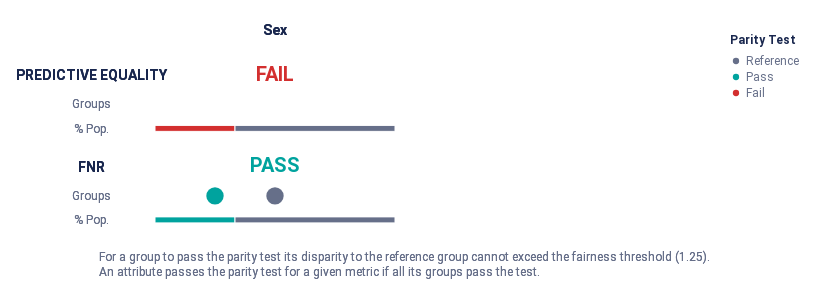

The code cell stored with this chart in its notebook:
### Code cell
# Show if your model has any bias for our chosen metrics based on the disparity threshold above of 1.25 (does is pass the parity test?)
ap.summary(bdf, metrics, fairness_threshold = disparity_tolerance)

### Figure 1 — Vega-Lite specification as saved in the notebook (floating-point values rounded to 4 significant figures)
{"config": {"view": {"continuousWidth": 300, "continuousHeight": 300, "strokeWidth": 0}, "legend": {"labelColor": "rgb(102, 111, 137)", "labelFont": "Roboto, Arial, sans-serif", "labelFontSize": 12, "rowPadding": 4, "symbolSize": 40, "titleBaseline": "top", "titleColor": "rgb(25, 39, 78)", "titleFont": "Roboto, Arial, sans-serif", "titleFontSize": 12, "titleFontWeight": "bold", "titlePadding": 8}}, "vconcat": [{"hconcat": [{"vconcat": [{"mark": {"type": "text", "align": "center", "baseline": "middle", "color": "rgb(25, 39, 78)", "font": "Roboto, Arial, sans-serif", "fontWeight": "bold", "size": 14}, "encoding": {"text": {"value": ""}}, "height": 32.25, "width": 32.0}, {"layer": [{"mark": {"type": "text", "align": "center", "baseline": "middle", "color": "rgb(25, 39, 78)", "font": "Roboto, Arial, sans-serif", "fontWeight": "bold", "size": 14}, "encoding": {"text": {"value": "PREDICTIVE EQUALITY"}, "y": {"axis": {"domain": false, "grid": false, "labels": false, "ticks": false, "title": null}, "field": "y_position", "scale": {"domain": [3, 1]}, "type": "quantitative"}}, "transform": [{"calculate": "1.2", "as": "y_position"}]}, {"mark": {"type": "text", "align": "center", "baseline": "middle", "color": "rgb(102, 111, 137)", "font": "Roboto, Arial, sans-serif", "size": 12}, "encoding": {"text": {"value": "Groups"}, "y": {"axis": {"domain": false, "grid": false, "labels": false, "ticks": false, "title": null}, "field": "y_position", "scale": {"domain": [3, 1]}, "type": "quantitative"}}, "transform": [{"calculate": "2", "as": "y_position"}]}, {"mark": {"type": "text", "align": "center", "baseline": "middle", "color": "rgb(102, 111, 137)", "font": "Roboto, Arial, sans-serif", "size": 12}, "encoding": {"text": {"value": "% Pop."}, "y": {"axis": {"domain": false, "grid": false, "labels": false, "ticks": false, "title": null}, "field": "y_position", "scale": {"domain": [3, 1]}, "type": "quantitative"}}, "transform": [{"calculate": "2.7", "as": "y_position"}]}], "height": 69.88, "width": 32.0}, {"layer": [{"mark": {"type": "text", "align": "center", "baseline": "middle", "color": "rgb(25, 39, 78)", "font": "Roboto, Arial, sans-serif", "fontWeight": "bold", "size": 14}, "encoding": {"text": {"value": "FNR"}, "y": {"axis": {"domain": false, "grid": false, "labels": false, "ticks": false, "title": null}, "field": "y_position", "scale": {"domain": [3, 1]}, "type": "quantitative"}}, "transform": [{"calculate": "1.2", "as": "y_position"}]}, {"mark": {"type": "text", "align": "center", "baseline": "middle", "color": "rgb(102, 111, 137)", "font": "Roboto, Arial, sans-serif", "size": 12}, "encoding": {"text": {"value": "Groups"}, "y": {"axis": {"domain": false, "grid": false, "labels": false, "ticks": false, "title": null}, "field": "y_position", "scale": {"domain": [3, 1]}, "type": "quantitative"}}, "transform": [{"calculate": "2", "as": "y_position"}]}, {"mark": {"type": "text", "align": "center", "baseline": "middle", "color": "rgb(102, 111, 137)", "font": "Roboto, Arial, sans-serif", "size": 12}, "encoding": {"text": {"value": "% Pop."}, "y": {"axis": {"domain": false, "grid": false, "labels": false, "ticks": false, "title": null}, "field": "y_position", "scale": {"domain": [3, 1]}, "type": "quantitative"}}, "transform": [{"calculate": "2.7", "as": "y_position"}]}], "height": 69.88, "width": 32.0}], "bounds": "flush", "data": {"name": "data-de84bc8c822dac0bd3b12b0342548471"}, "spacing": 21.5}, {"hconcat": [{"vconcat": [{"data": {"name": "data-de84bc8c822dac0bd3b12b0342548471"}, "mark": {"type": "text", "align": "center", "baseline": "middle", "color": "rgb(25, 39, 78)", "font": "Roboto, Arial, sans-serif", "fontWeight": "bold", "size": 14}, "encoding": {"text": {"value": "Sex"}}, "height": 32.25, "width": 240.0}, {"layer": [{"data": {"name": "data-78651e6cada553b412db642131edf322"}, "mark": {"type": "text", "align": "center", "baseline": "middle", "font": "Roboto, Arial, sans-serif", "fontWeight": "bold", "size": 20}, "encoding": {"color": {"field": "parity_result", "legend": {"offset": 0, "padding": 20, "title": "Parity Test"}, "scale": {"domain": ["Reference", "Pass", "Fail"], "range": ["rgb(102, 111, 137)", "rgb(0, 163, 158)", "rgb(211, 47, 47)"]}, "type": "ordinal"}, "text": {"value": "FAIL"}, "y": {"axis": {"domain": false, "grid": false, "labels": false, "ticks": false, "title": null}, "field": "y_position", "scale": {"domain": [3, 1]}, "type": "quantitative"}}, "transform": [{"calculate": "1", "as": "y_position"}]}, {"data": {"name": "data-b27f54d166e80bb168e64db5c3c60160"}, "mark": {"type": "bar", "size": 6, "stroke": "white"}, "encoding": {"color": {"field": "fpr_parity_result", "legend": null, "scale": {"domain": ["Reference", "Pass", "Fail"], "range": ["rgb(102, 111, 137)", "rgb(0, 163, 158)", "rgb(211, 47, 47)"]}, "type": "ordinal"}, "tooltip": [{"field": "fpr_parity_result", "title": "Parity", "type": "nominal"}, {"field": "tooltip_group_size", "title": "Size", "type": "nominal"}, {"field": "tooltip_groups_name_size", "title": "Groups", "type": "nominal"}], "x": {"aggregate": "sum", "axis": {"domain": false, "grid": false, "labels": false, "ticks": false, "title": null}, "field": "group_size", "stack": "normalize", "type": "quantitative"}, "y": {"axis": {"domain": false, "grid": false, "labels": false, "ticks": false, "title": null}, "field": "y_position", "scale": {"domain": [3, 1]}, "type": "quantitative"}}, "transform": [{"calculate": "2.8", "as": "y_position"}]}, {"data": {"name": "data-cc51c657d3fbcf4f261a760060a4c1c1"}, "mark": {"type": "circle", "opacity": 1}, "encoding": {"color": {"field": "fpr_parity_result", "legend": null, "scale": {"domain": ["Reference", "Pass", "Fail"], "range": ["rgb(102, 111, 137)", "rgb(0, 163, 158)", "rgb(211, 47, 47)"]}, "type": "ordinal"}, "size": {"value": 300}, "tooltip": [{"field": "attribute_value", "title": "Group", "type": "nominal"}, {"field": "tooltip_group_size", "title": "Group Size", "type": "nominal"}, {"field": "tooltip_parity_test_explanation_fpr", "title": "Parity Test", "type": "nominal"}, {"field": "tooltip_disparity_explanation_fpr", "title": "Disparity", "type": "nominal"}, {"field": "fpr", "format": ".2f", "title": "FPR", "type": "quantitative"}], "x": {"axis": {"domain": false, "grid": false, "labels": false, "ticks": false, "title": null}, "field": "fpr_disparity_rank", "scale": {"domain": [-2, 2], "nice": false}, "type": "quantitative"}, "y": {"axis": {"domain": false, "grid": false, "labels": false, "ticks": false, "title": null}, "field": "y_position", "scale": {"domain": [3, 1]}, "type": "quantitative"}}, "transform": [{"calculate": "2", "as": "y_position"}]}], "height": 69.88, "resolve": {"scale": {"x": "independent"}}, "width": 240.0}, {"layer": [{"data": {"name": "data-9bcb10b75dc494b69ff88af9b90db2a8"}, "mark": {"type": "text", "align": "center", "baseline": "middle", "font": "Roboto, Arial, sans-serif", "fontWeight": "bold", "size": 20}, "encoding": {"color": {"field": "parity_result", "legend": {"offset": 0, "padding": 20, "title": "Parity Test"}, "scale": {"domain": ["Reference", "Pass", "Fail"], "range": ["rgb(102, 111, 137)", "rgb(0, 163, 158)", "rgb(211, 47, 47)"]}, "type": "ordinal"}, "text": {"value": "PASS"}, "y": {"axis": {"domain": false, "grid": false, "labels": false, "ticks": false, "title": null}, "field": "y_position", "scale": {"domain": [3, 1]}, "type": "quantitative"}}, "transform": [{"calculate": "1", "as": "y_position"}]}, {"data": {"name": "data-8fe610380517142be172001708a77b79"}, "mark": {"type": "bar", "size": 6, "stroke": "white"}, "encoding": {"color": {"field": "fnr_parity_result", "legend": null, "scale": {"domain": ["Reference", "Pass", "Fail"], "range": ["rgb(102, 111, 137)", "rgb(0, 163, 158)", "rgb(211, 47, 47)"]}, "type": "ordinal"}, "tooltip": [{"field": "fnr_parity_result", "title": "Parity", "type": "nominal"}, {"field": "tooltip_group_size", "title": "Size", "type": "nominal"}, {"field": "tooltip_groups_name_size", "title": "Groups", "type": "nominal"}], "x": {"aggregate": "sum", "axis": {"domain": false, "grid": false, "labels": false, "ticks": false, "title": null}, "field": "group_size", "stack": "normalize", "type": "quantitative"}, "y": {"axis": {"domain": false, "grid": false, "labels": false, "ticks": false, "title": null}, "field": "y_position", "scale": {"domain": [3, 1]}, "type": "quantitative"}}, "transform": [{"calculate": "2.8", "as": "y_position"}]}, {"data": {"name": "data-cc51c657d3fbcf4f261a760060a4c1c1"}, "mark": {"type": "circle", "opacity": 1}, "encoding": {"color": {"field": "fnr_parity_result", "legend": null, "scale": {"domain": ["Reference", "Pass", "Fail"], "range": ["rgb(102, 111, 137)", "rgb(0, 163, 158)", "rgb(211, 47, 47)"]}, "type": "ordinal"}, "size": {"value": 300}, "tooltip": [{"field": "attribute_value", "title": "Group", "type": "nominal"}, {"field": "tooltip_group_size", "title": "Group Size", "type": "nominal"}, {"field": "tooltip_parity_test_explanation_fnr", "title": "Parity Test", "type": "nominal"}, {"field": "tooltip_disparity_explanation_fnr", "title": "Disparity", "type": "nominal"}, {"field": "fnr", "format": ".2f", "title": "FNR", "type": "quantitative"}], "x": {"axis": {"domain": false, "grid": false, "labels": false, "ticks": false, "title": null}, "field": "fnr_disparity_rank", "scale": {"domain": [-2, 2], "nice": false}, "type": "quantitative"}, "y": {"axis": {"domain": false, "grid": false, "labels": false, "ticks": false, "title": null}, "field": "y_position", "scale": {"domain": [3, 1]}, "type": "quantitative"}}, "transform": [{"calculate": "2", "as": "y_position"}]}], "height": 69.88, "resolve": {"scale": {"x": "independent"}}, "width": 240.0}], "bounds": "flush", "spacing": 21.5}], "bounds": "flush", "spacing": 288.0}], "bounds": "flush", "spacing": 80.0}, {"layer": [{"mark": {"type": "text", "align": "left", "baseline": "top", "fill": "rgb(102, 111, 137)", "font": "Roboto, Arial, sans-serif", "fontSize": 12, "fontWeight": "normal"}, "encoding": {"text": {"value": "For a group to pass the parity test its disparity to the reference group cannot exceed the fairness threshold (1.25)."}, "x": {"value": 24.0}, "y": {"value": 0}}}, {"mark": {"type": "text", "align": "left", "baseline": "top", "fill": "rgb(102, 111, 137)", "font": "Roboto, Arial, sans-serif", "fontSize": 12, "fontWeight": "normal"}, "encoding": {"text": {"value": "An attribute passes the parity test for a given metric if all its groups pass the test."}, "x": {"value": 24.0}, "y": {"value": 15.0}}}], "data": {"name": "data-de84bc8c822dac0bd3b12b0342548471"}}], "padding": 15, "usermeta": {"embedOptions": {"scaleFactor": 5, "downloadFileName": "summary_chart"}}, "$schema": "https://vega.github.io/schema/vega-lite/v5.20.1.json", "datasets": {"data-de84bc8c822dac0bd3b12b0342548471": [{"a": 1, "b": 0}, {"a": 1, "b": 0}], "data-78651e6cada553b412db642131edf322": [{"parity_result": "Fail"}], "data-b27f54d166e80bb168e64db5c3c60160": [{"fpr_parity_result": "Fail", "attribute_name": "sex", "total_entities": 90, "group_size": 30, "tooltip_groups_name_size": "0 (30)", "tooltip_group_size": "30 (33.33%)"}, {"fpr_parity_result": "Reference", "attribute_name": "sex", "total_entities": 90, "group_size": 60, "tooltip_groups_name_size": "1 (60)", "tooltip_group_size": "60 (66.67%)"}], "data-cc51c657d3fbcf4f261a760060a4c1c1": [{"attribute_name": "sex", "attribute_value": "0", "group_size": 30, "total_entities": 90, "ref_group_value": "1", "fpr": 0.0, "fnr": 1.0, "fpr_disparity": null, "fnr_disparity": 1.0, "fpr_disparity_scaled": null, "fpr_parity_result": "Fail", "tooltip_parity_test_explanation_fpr": "Fail. Above fairness threshold of 1.25", "tooltip_disparity_explanation_fpr": "Same FPR as the reference group", "tooltip_group_size": "30 (33.33%)", "fpr_disparity_rank": null, "group_size_formatted": "30", "tooltip_groups_name_size": "0 (30)", "fnr_disparity_scaled": 0.0, "fnr_parity_result": "Pass", "tooltip_parity_test_explanation_fnr": "Pass. Below fairness threshold of 1.25", "tooltip_disparity_explanation_fnr": "Same FNR as the reference group", "fnr_disparity_rank": -1.0}, {"attribute_name": "sex", "attribute_value": "1", "group_size": 60, "total_entities": 90, "ref_group_value": "1", "fpr": 0.0, "fnr": 1.0, "fpr_disparity": null, "fnr_disparity": 1.0, "fpr_disparity_scaled": null, "fpr_parity_result": "Reference", "tooltip_parity_test_explanation_fpr": "Reference group", "tooltip_disparity_explanation_fpr": "Reference group", "tooltip_group_size": "60 (66.67%)", "fpr_disparity_rank": null, "group_size_formatted": "60", "tooltip_groups_name_size": "1 (60)", "fnr_disparity_scaled": 0.0, "fnr_parity_result": "Reference", "tooltip_parity_test_explanation_fnr": "Reference group", "tooltip_disparity_explanation_fnr": "Reference group", "fnr_disparity_rank": 0.0}], "data-9bcb10b75dc494b69ff88af9b90db2a8": [{"parity_result": "Pass"}], "data-8fe610380517142be172001708a77b79": [{"fnr_parity_result": "Pass", "attribute_name": "sex", "total_entities": 90, "group_size": 30, "tooltip_groups_name_size": "0 (30)", "tooltip_group_size": "30 (33.33%)"}, {"fnr_parity_result": "Reference", "attribute_name": "sex", "total_entities": 90, "group_size": 60, "tooltip_groups_name_size": "1 (60)", "tooltip_group_size": "60 (66.67%)"}]}}
